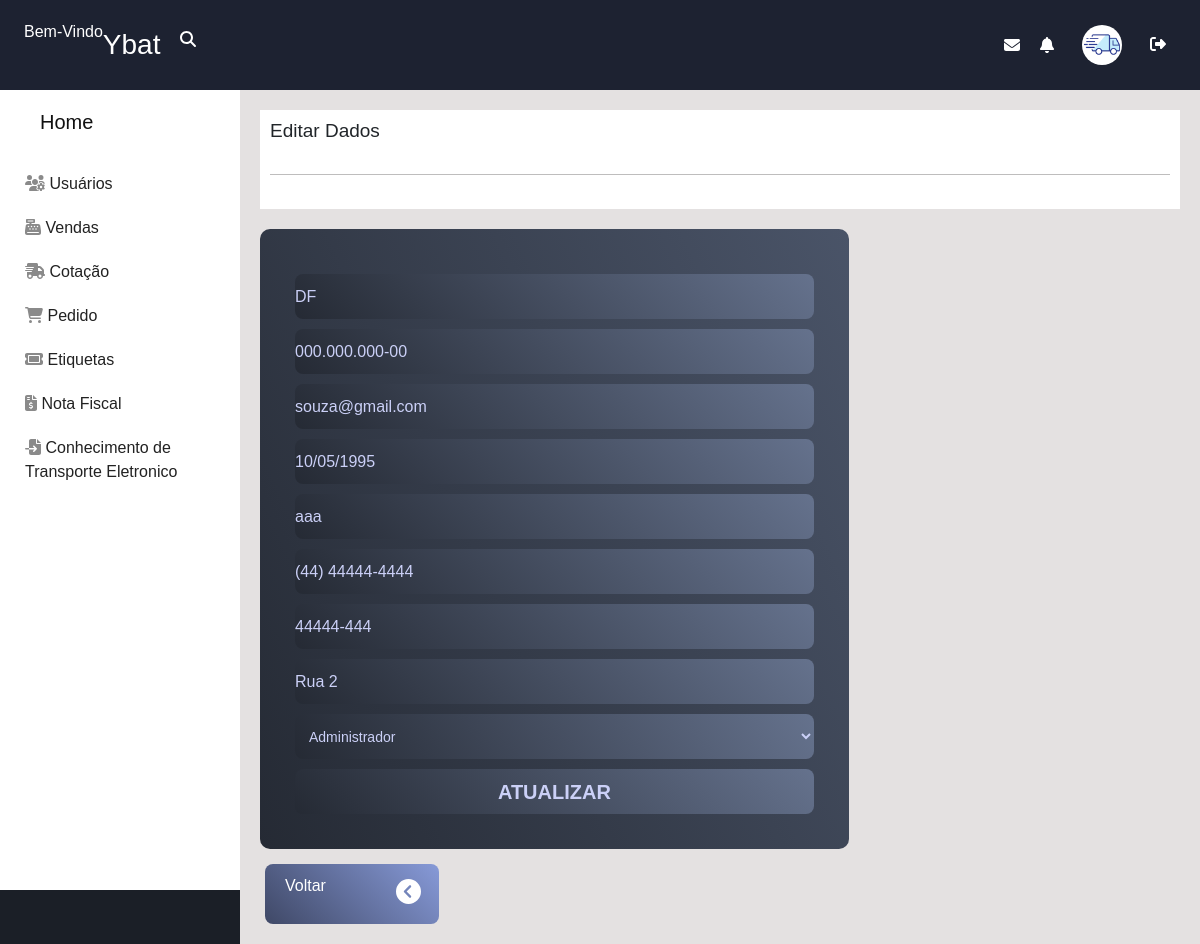
Screenshot of /dashboard/editForm.php?id=287 (signed in) with the database file from the repository.
### tables this page shows
CREATE TABLE `usuario` (
  `id` int(11) NOT NULL,
  `nome` varchar(45) NOT NULL,
  `email` varchar(45) NOT NULL,
  `telefone` varchar(45) DEFAULT NULL,
  `cpf` varchar(45) DEFAULT NULL,
  `cep` varchar(45) DEFAULT NULL,
  `tipo` enum('A','T','E','C') NOT NULL,
  `senha` varchar(50) NOT NULL,
  `endereco` varchar(100) NOT NULL,
  `dataNascimento` varchar(30) NOT NULL
);

### dashboard/editForm.php (the view, shortened to what this page needs)
<?php
   include('../inc/database.php');
   $id = $_SESSION['user'];
   $sqlSelect = "SELECT * from usuario where id = $id";
   $resultEdit = mysqli_query($conn, $sqlSelect);
   if($resultEdit->num_rows > 0){
    while ($row_users = mysqli_fetch_assoc($resultEdit)) {
        $nome = $row_users['nome'];
        $tipo = $row_users['tipo'];
        }
    }
   if(isset($_GET['id'])){
    $id = $_GET['id'];
    $sqlSelect = "SELECT * from usuario where id = $id";
    $resultEdit = mysqli_query($conn, $sqlSelect);
    if($resultEdit->num_rows > 0){
    while ($row_users = mysqli_fetch_assoc($resultEdit)) {
        $nome = $row_users['nome'];
        $cpf = $row_users['cpf'];
        $email = $row_users['email'];
        $senha = $row_users['senha'];
        $telefone = $row_users['telefone'];
        $cep = $row_users['cep'];
        $endereco = $row_users['endereco'];
        $tipo = $row_users['tipo'];
        $dataNascimento = $row_users['dataNascimento'];
        }
    }
}
?>
<!DOCTYPE html>
<html lang="en">
<head>
    <link rel="stylesheet" href="estilo.css">
    <link href="https://cdn.jsdelivr.net/npm/bootstrap@5.2.2/dist/css/bootstrap.min.css" rel="stylesheet">
    <link rel="stylesheet" href="form1.css">
</head>
<body>
    <header>
        <div class="info-header">
            Bem-Vindo
            <div class="logo">
                <h3><?php echo  $_SESSION['nome']; ?></h3>
            </div>
            <div class="icons-header">
                <i class="fa-solid fa-magnifying-glass"></i>
            </div>
        </div>
        <div style="align-items: center;" class="info-header">
            <i class="fa-solid fa-envelope"></i>
            <i class="fa-solid fa-bell"></i>
            <a href=""><img src="../img/images.png" alt=""></a>
            <a href="logout.php"><i class="fa-solid fa-right-from-bracket"></i></a>
        </div>
    </header>
    <section class="main">
        <div class="sidebar">
            <a href="painelA.php"><h3>Home</h3></a>
            <a href="cadastrar.php"><i class="fa-solid fa-users-gear"></i> Usuários</a>
            <a href="vendas.php"><i class="fa-solid fa-cash-register"></i> Vendas</a>
            <a href="cotacao.php"><i class="fa-solid fa-truck-fast"></i> Cotação</a>
            <a href="pedido.php"><i class="fa-solid fa-cart-shopping"></i> Pedido</a>
            <a href="viewEt.php"><i class="fa-solid fa-ticket"></i> Etiquetas</a>
            <?php if($tipo == "A" || $tipo == "E"){?>
                <a href="viewNFe.php" ><i class="fa-solid fa-file-invoice-dollar"></i> Nota Fiscal</a>
                <?php } ?>
                <?php if($tipo == "A" || $tipo == "T"){?>
                <a href="viewCTe.php"><i class="fa-solid fa-file-import"></i> Conhecimento de Transporte Eletronico</a>
            <?php } ?>
            <br/>
        </div>
        <div class="content">
            <div class="titulo-secao">
                <h2>Editar Dados</h2>
                <br/>
                <div class="separator"></div>
                <br/>
            </div>
            <div class="box-info">
            <section class="area-cadastro">
                <div class="cadastro">
                    <form method="POST" action="">
                        <input type="text" name="nome" placeholder="Nome" value="<?php echo $nome ?>" >
                        <input type="text" name="cpf"  placeholder="CPF" id="cpf" value="<?php echo $cpf ?>" >
                        <input type="email" name="email" placeholder="E-Mail" value="<?php echo $email ?>" >
                        <input type="text" name="dataNascimento" placeholder="Data de Nascimento" id="data" value="<?php echo $dataNascimento ?>" >
                        <input type="text" name="senha" placeholder="Senha" value="<?php echo $senha ?>" >
                        <input type="text" name="telefone" placeholder="Telefone" id="telefone" value="<?php echo $telefone ?>">
                        <input type="text" name="cep" placeholder="CEP" id="cep" value="<?php echo $cep ?>">
                        <input type="text" name="endereco" placeholder="Endereço" value="<?php echo $endereco ?>">
                        <select name="tipo" id="tipo">
                            <option selected disabled>
                                <?php
                                    if ($tipo == 'T') {
                                        echo "Trasportadora";
                                    }else if($tipo == 'A') {
                                        echo "Administrador";
                                    }else if($tipo == 'E') {
                                        echo "Empresa";
                                    }else if($tipo == 'C') {
                                        echo "Correios";
                                    }else {
                                        echo 'Erro!';
                                    }
                                ?>
                            </option>
                        </select>
                        <input type="submit" name="update" value="atualizar" >
                    </form>
                </div>
             </section>
            </div>
        <div class="voltar">
            <div style="background:linear-gradient(45deg, #3f4866, #879ad8);" class="box-info-single">
                    <div class="info-text">
                        <p class="back">
                            <a  href="edit.php">Voltar</a>
                        </p>
                    </div>
                    <a href="edit.php"><i class="fa-solid fa-circle-chevron-left"></i></a>
                </div>
            </div>
        </div>
    </section>
</body>
</html>

### dashboard/estilo.css (style rules this page uses)
* { margin: 0; padding: 0; box-sizing: border-box; font-family: Verdana, Geneva, Tahoma, sans-serif; }
html, body { height: 100%; }
header { background-color: #1D2231; color: white; padding: 20px 2%; display: flex; justify-content: space-between; }
.logo { margin-top: 8px; }
.logo h3 { cursor: pointer; }
.icons-header { margin-top: 8px; }
.icons-header svg { cursor: pointer; }
.info-header { color: white; display: flex; justify-content: space-around; }
.info-header img { width: 40px; height: 40px; border-radius: 20px; margin:0 8px; }
.info-header svg { margin: 0 10px; }
.icons-header { margin-left: 10px; }
.main { display: flex; flex-wrap: wrap; height: 100%; }
.sidebar { width: 20%; background-color: white; height: 100%; }
.sidebar h3 { padding: 10px 15px; color: #111; font-size: 20px; }
.sidebar a { display: block; text-decoration: none; padding: 10px 15px; color: #222; }
.sidebar a > svg { color: rgb(138, 138, 138); }
.content { width: 80%; background-color: rgb(228, 225, 225); padding: 20px; }
.titulo-secao { background-color: white; padding: 10px; }
.titulo-secao h2 { font-size: 19px; }
.separator { width: 100%; height: 1px; background-color: rgb(190, 189, 189); }
.box-info { width: 100%; margin-top: 20px; display: flex; justify-content: space-between; }
.box-info-single { flex: 0.8; display: flex; justify-content: space-between; border-radius: 8px; color: whitesmoke; padding: 10px; margin:0 5px; }
.box-info-single svg { font-size: 30px; padding: 5px 8px; }
.box-info-single p { color: white; font-family: 'Franklin Gothic Medium', 'Arial Narrow', Arial, sans-serif; }
.box-info-single a { text-decoration: none; }

### dashboard/form1.css (style rules this page uses)
body { background-color: #1b1f27; font-family:'Franklin Gothic Medium', 'Arial Narrow', Arial, sans-serif; }
input::placeholder { color: #aaacb1; font-size: 14px; padding-left: 12px; }
.area-cadastro { display: flex; width: 80%; height: 100%; }
.cadastro { display: flex; flex-direction: column; align-items: center; background:linear-gradient(65deg, #252a34, #4a5468); border-radius: 10px; width: 80%; height: 80%; padding: 35px; }
.cadastro form { display: flex; width: 100%; flex-direction: column; }
.cadastro input { margin-top: 10px; background:linear-gradient(45deg, #252a34, #65728d); color: #cbd0f7; border: none; height: 45px; outline: none; border-radius: 8px; }
form [type="submit"] { display: block; background-color: rgb(20, 18, 88); font-size: 20px; text-transform: uppercase; font-weight: bold; cursor: pointer; }
a { color: white; text-decoration: none; margin-left: 10px; }
.cadastro select { font-size: 14px; padding-left: 10px; margin-top: 10px; background:linear-gradient(55deg, #252a34, #65728d); color: #cbd0f7; border: none; height: 45px; outline: none; border-radius: 8px; align-content: center; }
.voltar { margin-top: 15px; width: 20%; height: 5%; }
.voltar svg { font-size: 25px; }

### rows the page displays
usuario: nome "DF", cpf "000.000.000-00", email "souza@gmail.com", dataNascimento "10/05/1995", senha "aaa", telefone "(44) 44444-4444", cep "44444-444", endereco "Rua 2"

### other values shown
$_SESSION['nome'] "Ybat"
